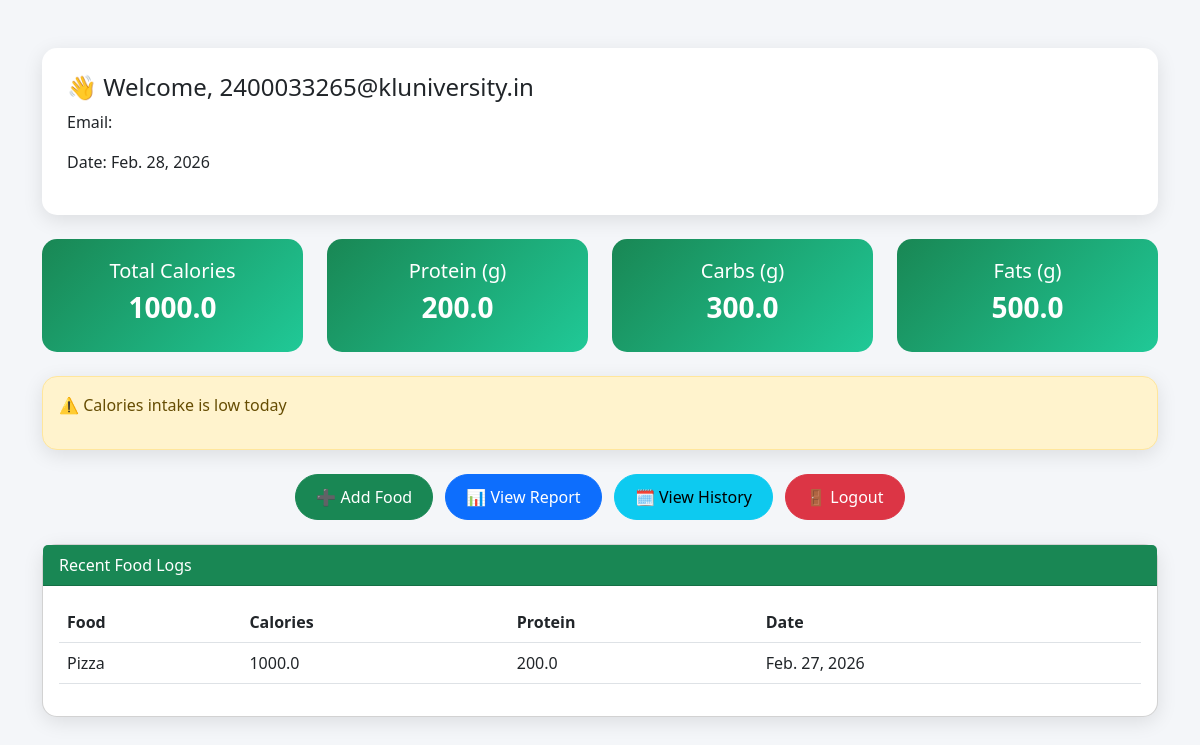
The page /dashboard/ (signed in) on the database its author committed.
### diet/models.py (models this page shows, shortened)
class UserDiet(models.Model):
    user = models.ForeignKey(User, on_delete=models.CASCADE)
    food = models.ForeignKey(Food, on_delete=models.CASCADE)
    quantity = models.FloatField(default=1)
    date = models.DateField(auto_now_add=True)

class Food(models.Model):
    name = models.CharField(max_length=100)
    calories = models.FloatField()
    protein = models.FloatField()
    carbs = models.FloatField()
    fats = models.FloatField()

### diet/views.py (the view)
# urls.py: path('dashboard/', views.dashboard, name='dashboard'),
@login_required
def dashboard(request):
    today = now().date()
    logs = UserDiet.objects.filter(user=request.user)
    total_calories = sum(log.food.calories * log.quantity for log in logs)
    total_protein = sum(log.food.protein * log.quantity for log in logs)
    total_carbs = sum(log.food.carbs * log.quantity for log in logs)
    total_fats = sum(log.food.fats * log.quantity for log in logs)
    recent_logs = logs.order_by('-id')[:5]
    alerts = []
    if total_calories < 1500:
        alerts.append("⚠️ Calories intake is low today")
    if total_protein < 50:
        alerts.append("⚠️ Protein intake is low today")
    context = {
        'total_calories': round(total_calories, 2),
        'total_protein': round(total_protein, 2),
        'total_carbs': round(total_carbs, 2),
        'total_fats': round(total_fats, 2),
        'recent_logs': recent_logs,
        'alerts': alerts,
        'today': today
    }
    return render(request, 'dashboard.html', context)

### templates/dashboard.html (shortened to what this page needs)
<!DOCTYPE html>
<html>
<head>
    <link href="https://cdn.jsdelivr.net/npm/bootstrap@5.3.0/dist/css/bootstrap.min.css" rel="stylesheet">
</head>
<body>
<div class="container mt-5">
    <div class="profile-card mb-4">
        <h4>👋 Welcome, {{ request.user.username }}</h4>
        <p>Email: {{ request.user.email }}</p>
        <p>Date: {{ today }}</p>
    </div>
    <div class="row text-center mb-4">
        <div class="col-md-3">
            <div class="stat-card">
                <h5>Total Calories</h5>
                <h3>{{ total_calories }}</h3>
            </div>
        </div>
        <div class="col-md-3">
            <div class="stat-card">
                <h5>Protein (g)</h5>
                <h3>{{ total_protein }}</h3>
            </div>
        </div>
        <div class="col-md-3">
            <div class="stat-card">
                <h5>Carbs (g)</h5>
                <h3>{{ total_carbs }}</h3>
            </div>
        </div>
        <div class="col-md-3">
            <div class="stat-card">
                <h5>Fats (g)</h5>
                <h3>{{ total_fats }}</h3>
            </div>
        </div>
    </div>
    {% if alerts %}
    <div class="alert alert-warning card-custom">
        {% for alert in alerts %}
            <p>{{ alert }}</p>
        {% endfor %}
    </div>
    {% endif %}
    <div class="text-center my-4">
        <a href="#" class="btn btn-success btn-custom me-2">➕ Add Food</a>
        <a href="#" class="btn btn-primary btn-custom me-2">📊 View Report</a>
        <a href="#" class="btn btn-info btn-custom me-2">🗓️ View History</a>
        <a href="{% url 'logout' %}" class="btn btn-danger btn-custom">🚪 Logout</a>
    </div>
    <div class="card card-custom">
        <div class="card-header bg-success text-white">
            Recent Food Logs
        </div>
        <div class="card-body">
            <table class="table">
                <thead>
                    <tr>
                        <th>Food</th>
                        <th>Calories</th>
                        <th>Protein</th>
                        <th>Date</th>
                    </tr>
                </thead>
                <tbody>
                {% for log in recent_logs %}
                    <tr>
                        <td>{{ log.food.name }}</td>
                        <td>{{ log.food.calories }}</td>
                        <td>{{ log.food.protein }}</td>
                        <td>{{ log.date }}</td>
                    </tr>
                {% empty %}
                    <tr>
                        <td colspan="4" class="text-center">No food added today</td>
                    </tr>
                {% endfor %}
                </tbody>
            </table>
        </div>
    </div>
</div>
</body>
</html>

### templates/dashboard.html (style rules this page uses)
body { background: #f4f6f9; }
.card-custom { border-radius: 15px; box-shadow: 0 5px 20px rgba(0,0,0,0.1); }
.stat-card { background: linear-gradient(135deg, #198754, #20c997); color: white; border-radius: 15px; padding: 20px; }
.stat-card h3 { font-weight: bold; }
.profile-card { background: white; padding: 25px; border-radius: 15px; box-shadow: 0 5px 20px rgba(0,0,0,0.1); }
.btn-custom { border-radius: 30px; padding: 10px 20px; }

### rows shown on the page
UserDiet: food.name "Pizza", food.calories "1000.0", food.protein "200.0", date "Feb. 27, 2026"

### other values the page prints
{{ request.user.username }} "2400033265@kluniversity.in"
{{ total_calories }} "1000.0"
{{ total_protein }} "200.0"
{{ total_carbs }} "300.0"
{{ total_fats }} "500.0"
{{ alert }} "⚠️ Calories intake is low today"
